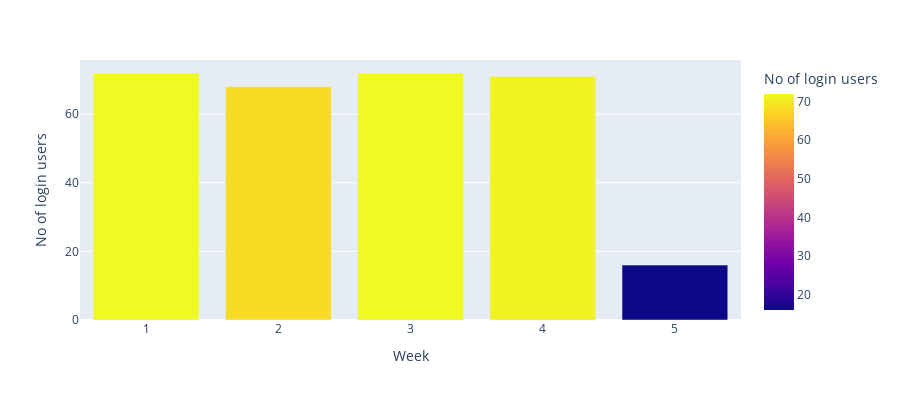

The code cell stored with this chart in its notebook:
### Code cell
week_login = pd.DataFrame(list(users_by_week.items()), columns = ['Week','No of login users'])
import plotly.express as px
fig = px.bar(week_login, x="Week", y='No of login users', color="No of login users", height=400)
fig.show()

### Figure 1 — Plotly figure (JSON) as saved in the notebook; plotly's stock layout.template omitted (floating-point values rounded to 4 significant figures)
{"data": [{"alignmentgroup": "True", "hovertemplate": "Week=%{x}<br>No of login users=%{marker.color}<extra></extra>", "legendgroup": "", "marker": {"color": [72, 68, 72, 71, 16], "coloraxis": "coloraxis"}, "name": "", "offsetgroup": "", "orientation": "v", "showlegend": false, "textposition": "auto", "type": "bar", "x": [1, 2, 3, 4, 5], "xaxis": "x", "y": [72, 68, 72, 71, 16], "yaxis": "y"}], "layout": {"barmode": "relative", "coloraxis": {"colorbar": {"title": {"text": "No of login users"}}, "colorscale": [[0, "#0d0887"], [0.1111, "#46039f"], [0.2222, "#7201a8"], [0.3333, "#9c179e"], [0.4444, "#bd3786"], [0.5556, "#d8576b"], [0.6667, "#ed7953"], [0.7778, "#fb9f3a"], [0.8889, "#fdca26"], [1, "#f0f921"]]}, "height": 400, "legend": {"tracegroupgap": 0}, "margin": {"t": 60}, "xaxis": {"anchor": "y", "domain": [0, 1], "title": {"text": "Week"}}, "yaxis": {"anchor": "x", "domain": [0, 1], "title": {"text": "No of login users"}}}}
